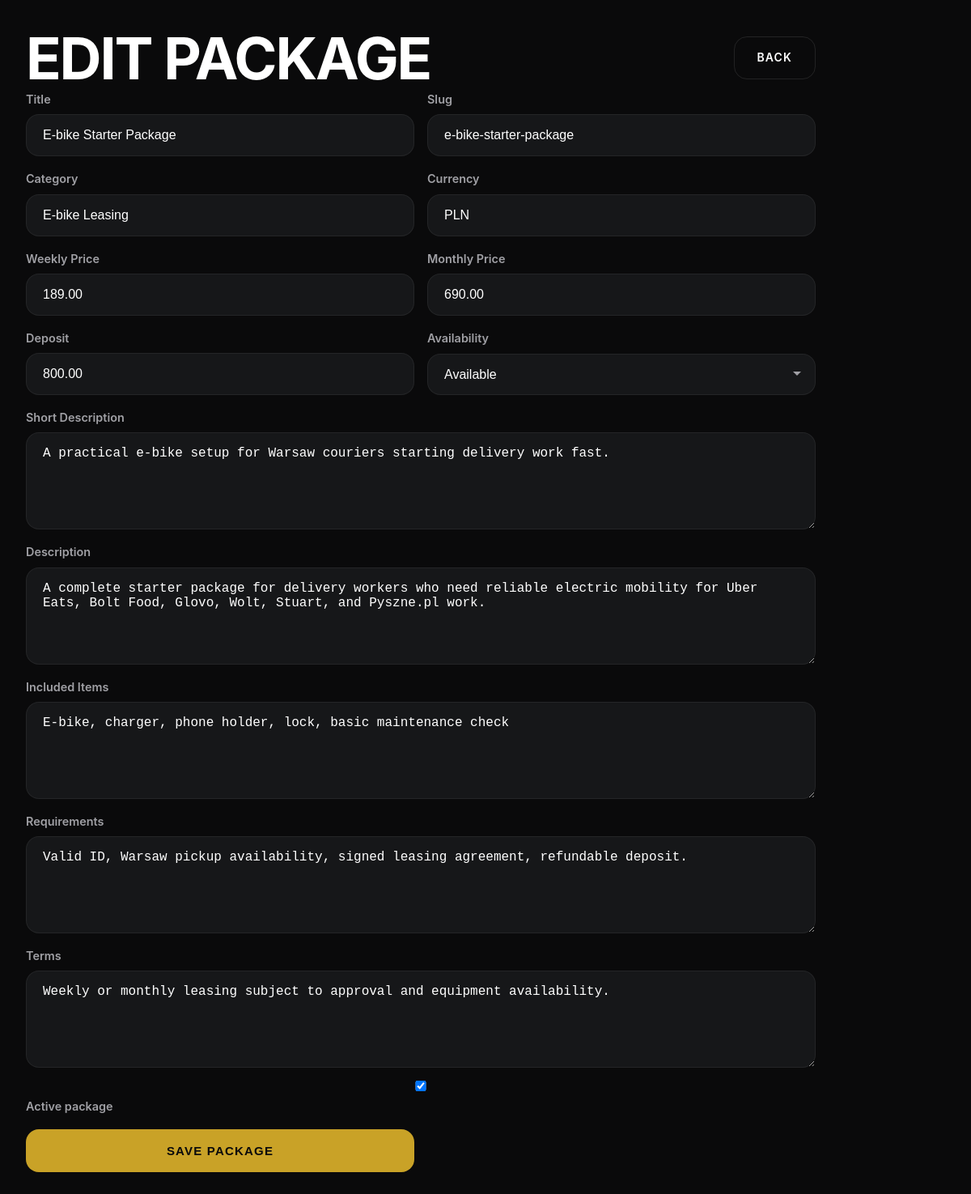
Page /admin/package-edit.php?id=1 (signed in) on the committed database.
### tables this page shows
CREATE TABLE IF NOT EXISTS equipment_packages (
    id INT UNSIGNED AUTO_INCREMENT PRIMARY KEY,
    title VARCHAR(160) NOT NULL,
    slug VARCHAR(180) NOT NULL UNIQUE,
    category VARCHAR(80) NOT NULL,
    description TEXT,
    short_description TEXT,
    image VARCHAR(255),
    included_items TEXT,
    weekly_price DECIMAL(10,2) DEFAULT 0,
    monthly_price DECIMAL(10,2) DEFAULT 0,
    deposit_amount DECIMAL(10,2) DEFAULT 0,
    currency VARCHAR(10) DEFAULT 'PLN',
    availability_status ENUM('available', 'limited', 'waitlist', 'unavailable') DEFAULT 'available',
    requirements TEXT,
    terms TEXT,
    is_active BOOLEAN DEFAULT TRUE,
    sort_order INT DEFAULT 100,
    created_at TIMESTAMP DEFAULT CURRENT_TIMESTAMP,
    updated_at TIMESTAMP DEFAULT CURRENT_TIMESTAMP ON UPDATE CURRENT_TIMESTAMP,
    INDEX idx_packages_active (is_active),
    INDEX idx_packages_category (category),
    INDEX idx_packages_availability (availability_status)
);

### includes/functions.php (called while the page is built, shortened)
<?php
require_once __DIR__ . '/../config/config.php';
function e(string $text): string {
    return htmlspecialchars($text, ENT_QUOTES, 'UTF-8');
}

### config/config.php (called while the page is built, shortened)
<?php
$DB_CONFIG = [
    'host'     => 'localhost',
    'database' => 'u123456789_kaptain',
    'username' => 'u123456789_admin',
    'password' => 'your_db_password',
    'charset'  => 'utf8mb4',
    'port'     => 3306
];

### includes/db.php (called while the page is built, shortened)
<?php
require_once __DIR__ . '/../config/config.php';
class Database {
    private static ?PDO $instance = null;
    public static function connect(): PDO {
        global $DB_CONFIG;
        if (self::$instance === null) {
            try {
                $dsn = sprintf(
                    'mysql:host=%s;port=%d;dbname=%s;charset=%s',
                    $DB_CONFIG['host'],
                    $DB_CONFIG['port'],
                    $DB_CONFIG['database'],
                    $DB_CONFIG['charset']
                );
                self::$instance = new PDO($dsn, $DB_CONFIG['username'], $DB_CONFIG['password'], [
                    PDO::ATTR_ERRMODE            => PDO::ERRMODE_EXCEPTION,
                    PDO::ATTR_DEFAULT_FETCH_MODE => PDO::FETCH_ASSOC,
                    PDO::ATTR_EMULATE_PREPARES   => false,
                ]);
            } catch (PDOException $e) {
                error_log('Database connection failed: ' . $e->getMessage());
                throw new Exception('Service temporarily unavailable');
            }
        }
        return self::$instance;
    }
    public static function query(string $sql, array $params = []): PDOStatement {
        $stmt = self::connect()->prepare($sql);
        $stmt->execute($params);
        return $stmt;
    }
    public static function fetch(string $sql, array $params = []): ?array {
        $stmt = self::query($sql, $params);
        $result = $stmt->fetch();
        return $result ?: null;
    }
}

### includes/app_data.php (called while the page is built, shortened)
<?php
require_once __DIR__ . '/db.php';
function package_status_label(string $status): string {
    return ucwords(str_replace('_', ' ', $status));
}
function get_package_by_id(int $id): ?array {
    return Database::fetch("SELECT * FROM equipment_packages WHERE id = ?", [$id]);
}

### admin/package-edit.php (the view, shortened to what this page needs)
<?php
require_once __DIR__ . '/../includes/functions.php';
require_once __DIR__ . '/../includes/db.php';
require_once __DIR__ . '/../includes/app_data.php';
$id = (int)($_GET['id'] ?? 0);
$package = $id ? get_package_by_id($id) : null;
?>
<!DOCTYPE html><html lang="en"><head><link rel="stylesheet" href="../assets/css/main.css"><link rel="stylesheet" href="../assets/css/responsive.css"></head>
<body class="admin-page"><main class="admin-workspace narrow">
<header class="admin-top"><h1><?= $id ? 'Edit Package' : 'New Package' ?></h1><a href="packages.php" class="btn btn-secondary">Back</a></header>
<form method="post" class="app-form two-col">
<?php foreach (['title','slug','category','currency'] as $field): ?><label><?= e(ucwords(str_replace('_',' ',$field))) ?><input class="form-control" name="<?= e($field) ?>" value="<?= e($package[$field] ?? '') ?>"></label><?php endforeach; ?>
<label>Weekly Price<input class="form-control" type="number" step="0.01" name="weekly_price" value="<?= e($package['weekly_price'] ?? '0') ?>"></label>
<label>Monthly Price<input class="form-control" type="number" step="0.01" name="monthly_price" value="<?= e($package['monthly_price'] ?? '0') ?>"></label>
<label>Deposit<input class="form-control" type="number" step="0.01" name="deposit_amount" value="<?= e($package['deposit_amount'] ?? '0') ?>"></label>
<label>Availability<select class="form-control" name="availability_status"><?php foreach(['available','limited','waitlist','unavailable'] as $s): ?><option value="<?= $s ?>" <?= ($package['availability_status'] ?? '') === $s ? 'selected' : '' ?>><?= e(package_status_label($s)) ?></option><?php endforeach; ?></select></label>
<?php foreach (['short_description','description','included_items','requirements','terms'] as $field): ?><label class="full-span"><?= e(ucwords(str_replace('_',' ',$field))) ?><textarea class="form-control" name="<?= e($field) ?>" rows="4"><?= e($package[$field] ?? '') ?></textarea></label><?php endforeach; ?>
<label class="full-span"><input type="checkbox" name="is_active" <?= !isset($package['is_active']) || $package['is_active'] ? 'checked' : '' ?>> Active package</label>
<button class="btn btn-primary btn-large">Save Package</button>
</form></main></body></html>

### assets/css/main.css (style rules this page uses)
:root { --bg-primary: #0a0a0b; --bg-secondary: #111113; --bg-tertiary: #161719; --bg-card: #1a1a1c; --text-primary: #ffffff; --text-secondary: #a0a0a5; --text-muted: #6a6a70; --accent-gold: #c9a227; --accent-gold-hover: #dcc040; --accent-bronze: #8b7355; --line-subtle: rgba(255,255,255,0.06); --line-visible: rgba(255,255,255,0.1); --shadow-elevated: 0 25px 80px rgba(0,0,0,0.4); --shadow-card: 0 8px 32px rgba(0,0,0,0.3); --gradient-hero: linear-gradient(135deg, rgba(10,10,11,0.95) 0%, rgba(10,10,11,0.7) 50%, rgba(10,10,11,0.4) 100%); --gradient-card: linear-gradient(145deg, rgba(26,26,28,1) 0%, rgba(22,23,25,1) 100%); --radius-sm: 8px; --radius-md: 16px; --radius-lg: 24px; --radius-xl: 32px; --transition-fast: 0.15s ease; --transition-smooth: 0.3s cubic-bezier(0.4, 0, 0.2, 1); --transition-slow: 0.5s cubic-bezier(0.4, 0, 0.2, 1); }
* { margin: 0; padding: 0; box-sizing: border-box; }
html { scroll-behavior: smooth; font-size: 16px; }
body { font-family: 'Inter', -apple-system, BlinkMacSystemFont, sans-serif; font-weight: 400; line-height: 1.6; color: var(--text-primary); background: var(--bg-primary); min-height: 100vh; -webkit-font-smoothing: antialiased; -moz-osx-font-smoothing: grayscale; }
a, a:hover, a:focus, a:active, a:visited { color: inherit; text-decoration: none; }
h1, h2, h3, h4, h5, h6 { font-weight: 600; line-height: 1.1; letter-spacing: -0.02em; }
h1 { font-size: clamp(2.5rem, 5vw + 1rem, 4.5rem); font-weight: 700; text-transform: uppercase; letter-spacing: -0.03em; }
.btn { display: inline-flex; align-items: center; justify-content: center; gap: 0.5rem; padding: 0.875rem 1.75rem; font-size: 0.875rem; font-weight: 600; text-transform: uppercase; letter-spacing: 0.08em; border: none; border-radius: var(--radius-md); cursor: pointer; text-decoration: none; transition: var(--transition-smooth); white-space: nowrap; }
.btn-primary { background: var(--accent-gold); color: var(--bg-primary); }
.btn-secondary { background: transparent; color: var(--text-primary); border: 1px solid var(--line-visible); }
.btn-large { padding: 1.125rem 2.25rem; font-size: 0.9375rem; }
.package-card__top, .status-row, .admin-top { display: flex; justify-content: space-between; align-items: center; gap: 1rem; }
.app-form { display: grid; gap: 1rem; }
.app-form.two-col { grid-template-columns: repeat(2, minmax(0, 1fr)); }
.app-form label { display: grid; gap: 0.45rem; color: var(--text-secondary); font-size: 0.9rem; font-weight: 600; }
.full-span { grid-column: 1 / -1; }
.admin-page { min-height: 100vh; background: var(--bg-primary); }
.admin-workspace { padding: 2rem; }
.admin-workspace.narrow { max-width: 1040px; }

### assets/css/responsive.css (style rules this page uses)
.form-control { width: 100%; padding: 1rem 1.25rem; background: var(--bg-tertiary); border: 1px solid var(--line-subtle); border-radius: var(--radius-md); color: var(--text-primary); font-size: 1rem; transition: var(--transition-fast); }
.form-control::placeholder { color: var(--text-muted); }
select.form-control { cursor: pointer; appearance: none; background-repeat: no-repeat; background-position: right 1rem center; }
textarea.form-control { min-height: 120px; resize: vertical; }

### rows in the picture
equipment_packages: title "E-bike Starter Package", slug "e-bike-starter-package", category "E-bike Leasing", currency "PLN", weekly_price "189.00", monthly_price "690.00", deposit_amount "800.00", short_description "A practical e-bike setup for Warsaw couriers starting delivery work fast.", description "A complete starter package for delivery workers who need reliable electric mobility for Uber Eats, Bolt Food, Glovo, Wolt, Stuart, and Pyszne.pl work.", included_items "E-bike, charger, phone holder, lock, basic maintenance check", requirements "Valid ID, Warsaw pickup availability, signed leasing agreement, refundable deposit.", terms "Weekly or monthly leasing subject to approval and equipment availability.", is_active "☑"

### other values in the picture
str_replace('_',' ',$field) "Title"
str_replace('_',' ',$field) "Slug"
str_replace('_',' ',$field) "Category"
str_replace('_',' ',$field) "Currency"
str_replace('_',' ',$field) "Short Description"
str_replace('_',' ',$field) "Description"
str_replace('_',' ',$field) "Included Items"
str_replace('_',' ',$field) "Requirements"
str_replace('_',' ',$field) "Terms"
form field availability_status "Available"
